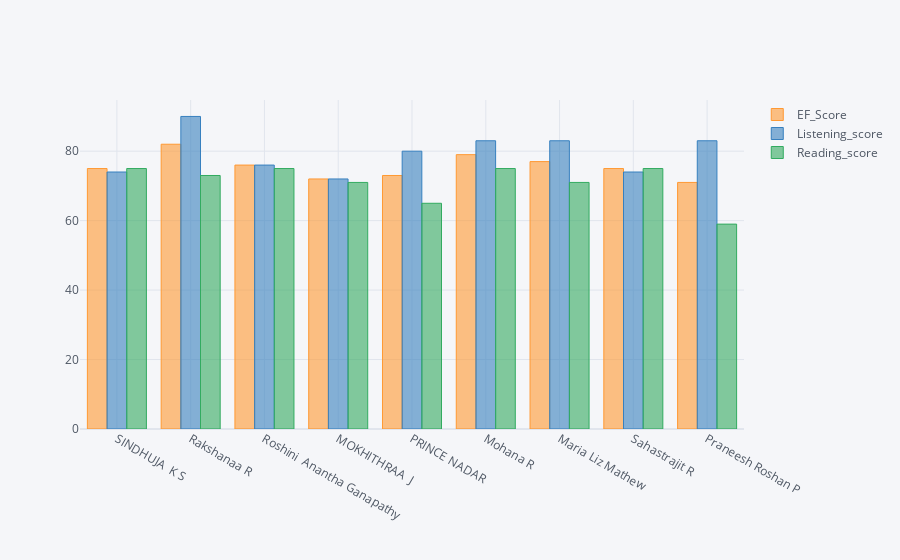

This figure's notebook cell:
### Code cell
fig = plt.figure(figsize=(10,8))
c2[['EF_Score',"Listening_score","Reading_score"]].iplot(kind='bar')
plt.tight_layout()

### Figure 1 — Plotly figure (JSON) as saved in the notebook; plotly's stock layout.template omitted (floating-point values rounded to 4 significant figures)
{"data": [{"marker": {"color": "rgba(255, 153, 51, 0.6)", "line": {"color": "rgba(255, 153, 51, 1.0)", "width": 1}}, "name": "EF_Score", "orientation": "v", "text": "", "x": ["SINDHUJA  K S", "Rakshanaa R", "Roshini  Anantha Ganapathy", "MOKHITHRAA  J", "PRINCE NADAR", "Mohana R", "Maria Liz Mathew", "Sahastrajit R", "Praneesh Roshan P"], "y": [75, 82, 76, 72, 73, 79, 77, 75, 71], "type": "bar"}, {"marker": {"color": "rgba(55, 128, 191, 0.6)", "line": {"color": "rgba(55, 128, 191, 1.0)", "width": 1}}, "name": "Listening_score", "orientation": "v", "text": "", "x": ["SINDHUJA  K S", "Rakshanaa R", "Roshini  Anantha Ganapathy", "MOKHITHRAA  J", "PRINCE NADAR", "Mohana R", "Maria Liz Mathew", "Sahastrajit R", "Praneesh Roshan P"], "y": [74, 90, 76, 72, 80, 83, 83, 74, 83], "type": "bar"}, {"marker": {"color": "rgba(50, 171, 96, 0.6)", "line": {"color": "rgba(50, 171, 96, 1.0)", "width": 1}}, "name": "Reading_score", "orientation": "v", "text": "", "x": ["SINDHUJA  K S", "Rakshanaa R", "Roshini  Anantha Ganapathy", "MOKHITHRAA  J", "PRINCE NADAR", "Mohana R", "Maria Liz Mathew", "Sahastrajit R", "Praneesh Roshan P"], "y": [75, 73, 75, 71, 65, 75, 71, 75, 59], "type": "bar"}], "layout": {"legend": {"bgcolor": "#F5F6F9", "font": {"color": "#4D5663"}}, "paper_bgcolor": "#F5F6F9", "plot_bgcolor": "#F5F6F9", "title": {"font": {"color": "#4D5663"}}, "xaxis": {"gridcolor": "#E1E5ED", "showgrid": true, "tickfont": {"color": "#4D5663"}, "title": {"font": {"color": "#4D5663"}, "text": ""}, "zerolinecolor": "#E1E5ED"}, "yaxis": {"gridcolor": "#E1E5ED", "showgrid": true, "tickfont": {"color": "#4D5663"}, "title": {"font": {"color": "#4D5663"}, "text": ""}, "zerolinecolor": "#E1E5ED"}}}
